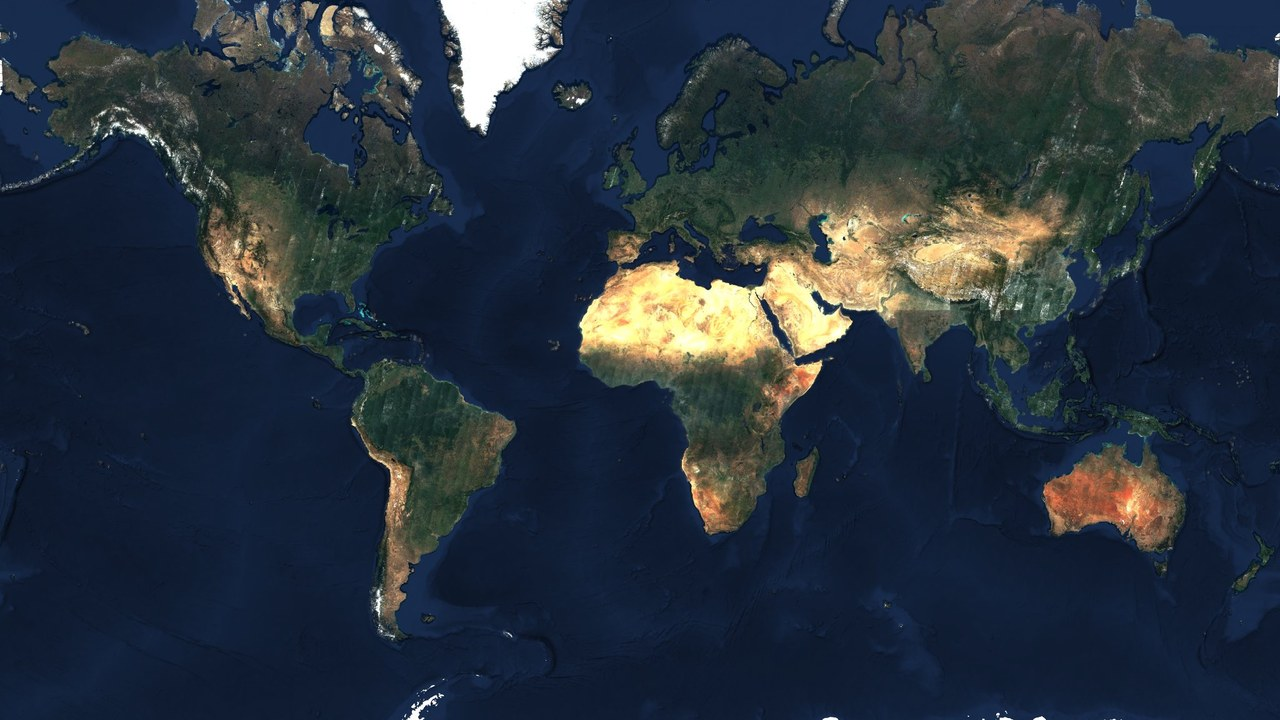
#> input picture mod/beamng_earth/levels/beamng_earth/beamng_earth_preview.jpg, 1280 x 720 px
$ python build_app.py
#> lines starting #> are read from the running program, lines starting #| are printed output that depends on the picture
#!/usr/bin/env python3
"""Build the one-file player downloads of launcher.py (the mod, the world server and its Python inside):

    Linux:   dist/BeamNG.Earth-<VERSION>-x86_64.AppImage   (PyInstaller one-folder app in an AppImage)
    Windows: dist/BeamNG.Earth-<VERSION>.exe               (PyInstaller one-file app)

    python tools/build_app.py [--appimagetool PATH]

Needs, in the Python that runs it: pyinstaller and the server's packages (server/requirements.txt). The Rust kernels
(server/earthfast.abi3.so / .pyd) and, on Linux, tools/gcpatch/build/libbngearth_gcpatch.so go in when they exist
(tools/build_native.py, tools/gcpatch/build.sh); the app runs without them. The AppImage step needs appimagetool
(https://github.com/AppImage/appimagetool); GitHub Actions builds both (.github/workflows/release.yml).

The .exe, against antivirus false positives (VirusTotal, 2026-10-17: 2/60 on 1.4.35, Bkav Pro and SecureAge's
generic heuristics): PyInstaller's bootloader built from source when tools/build_bootloader.py has made one for this
PyInstaller (build/bootloader/<version>/run.exe; the wheel's prebuilt one, shared by every PyInstaller app, else,
with a warning), no UPX, a version resource (company, product, description, file version from VERSION, original
file name) and a manifest naming the app. Still one file: the release, README and launcher (it starts itself again
as the server, sys.executable --server) are made for one download to run.
"""
import argparse
import glob
import os
import shutil
import subprocess
import sys

ROOT = os.path.dirname(os.path.dirname(os.path.abspath(__file__)))
NAME = "BeamNG.Earth"
IS_WIN = os.name == "nt"
SEP = ";" if IS_WIN else ":"


def version():
    with open(os.path.join(ROOT, "VERSION"), encoding="utf-8") as f:
        return f.read().strip()


def make_icons(work):
    """icon.png (256 px, the level's preview cropped square) and icon.ico."""
#> called with work = 'build/app'
    from PIL import Image
    im = Image.open(os.path.join(ROOT, "mod", "beamng_earth", "levels", "beamng_earth", "beamng_earth_preview.jpg"))
#> im is the input picture: PIL image 1280x720 RGB; mean R, G, B 39.8, 50.3, 61.6
    s = min(im.size)
#> s = 720
    im = im.crop(((im.width - s) // 2, (im.height - s) // 2, (im.width + s) // 2, (im.height + s) // 2))
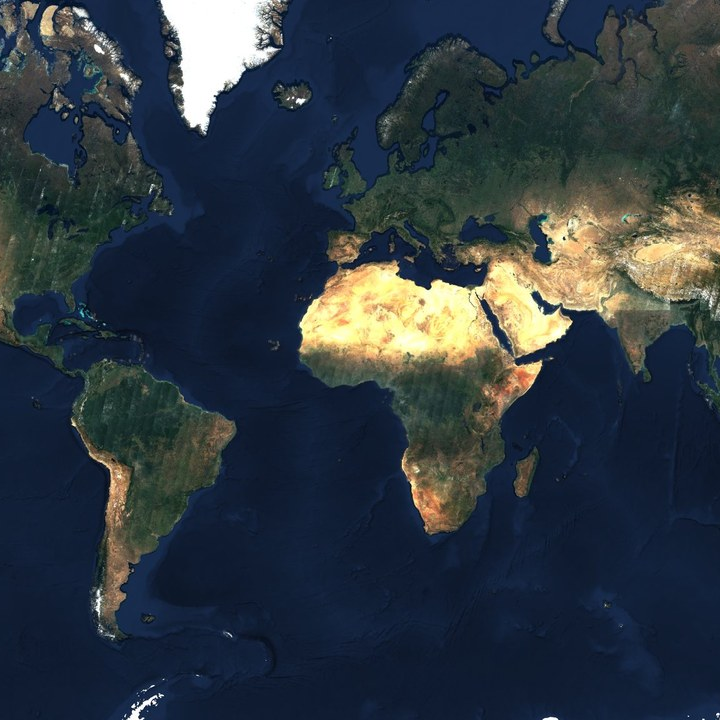
#> im: PIL image 720x720 RGB; mean R, G, B 46.7, 56.8, 65.5
    im = im.convert("RGBA").resize((256, 256), Image.LANCZOS)
#> im: PIL image 256x256 RGBA
    png, ico = os.path.join(work, "icon.png"), os.path.join(work, "icon.ico")
    im.save(png)
    im.save(ico, sizes=[(16, 16), (32, 32), (48, 48), (64, 64), (128, 128), (256, 256)])
    return png, ico


# [67 lines left out: functions win_version, version_files, own_bootloader, not called in this run]


# PyInstaller with EXE's bootloader lookup (one function since 3.x) pointed at our own run.exe: the console,
# release variant is the only one this build asks for. The installed package stays as it is.
BOOT_SHIM = ("import sys\n"
             "from PyInstaller.building import api\n"
             "boot = sys.argv.pop(1)\n"
             "api.EXE._bootloader_file = lambda self, exe, extension=None: boot\n"
             "from PyInstaller.__main__ import run\n"
             "run(sys.argv[1:])\n")


# [47 lines left out: functions pyinstaller, appimage, not called in this run]


def main():
    ap = argparse.ArgumentParser(description=__doc__.splitlines()[0])
    ap.add_argument("--appimagetool", default=shutil.which("appimagetool") or "appimagetool",
                    help="Linux: the appimagetool executable (or its .AppImage)")
    ap.add_argument("--out", default=os.path.join(ROOT, "dist"))
    ap.add_argument("--stock-bootloader", action="store_true",
                    help="Windows: PyInstaller's prebuilt bootloader even when tools/build_bootloader.py made one")
    ap.add_argument("--require-own-bootloader", action="store_true",
                    help="Windows: stop when tools/build_bootloader.py has not made one (CI)")
    a = ap.parse_args()
    work = os.path.join(ROOT, "build", "app")
    shutil.rmtree(work, ignore_errors=True)
    os.makedirs(work, exist_ok=True)
    os.makedirs(a.out, exist_ok=True)
    png, ico = make_icons(work)
    ver = version()
    if IS_WIN:
        boot = None if a.stock_bootloader else own_bootloader()
        if boot:
            print(f"bootloader: {boot} (built from source)")
        elif a.require_own_bootloader:
            sys.exit("no bootloader built for this PyInstaller: run tools/build_bootloader.py")
        else:
            print("WARNING: PyInstaller's prebuilt bootloader (antivirus heuristics know it): "
                  "run tools/build_bootloader.py first")
        dist = pyinstaller(work, ico, onefile=True, ver=ver, boot=boot)
        out = os.path.join(a.out, f"{NAME}-{ver}.exe")
        shutil.copyfile(os.path.join(dist, NAME + ".exe"), out)
    else:
        dist = pyinstaller(work, ico, onefile=False)
        out = os.path.join(a.out, f"{NAME}-{ver}-x86_64.AppImage")
        appimage(dist, png, out, a.appimagetool)
    print(f"built {out} ({os.path.getsize(out) / 1e6:.0f} MB)")


if __name__ == "__main__":
#> (the run stopped early here; a loop or call above may not have finished)
